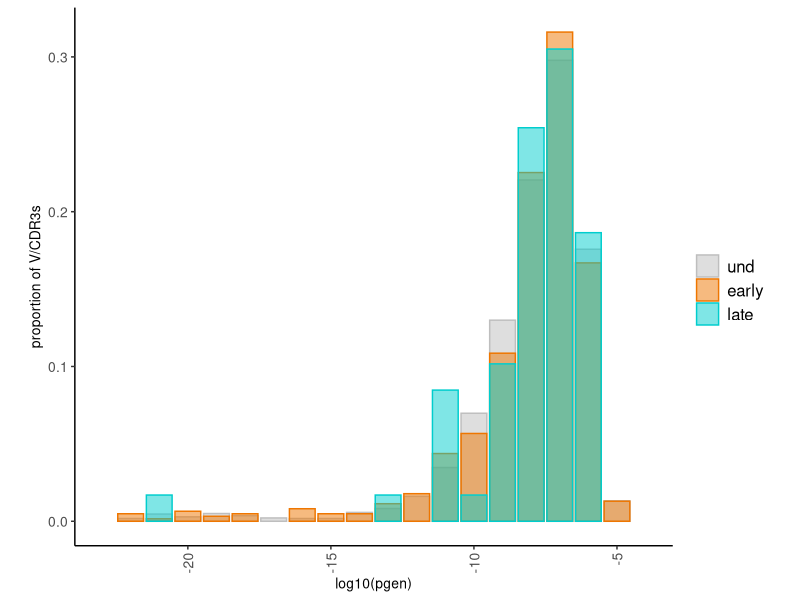
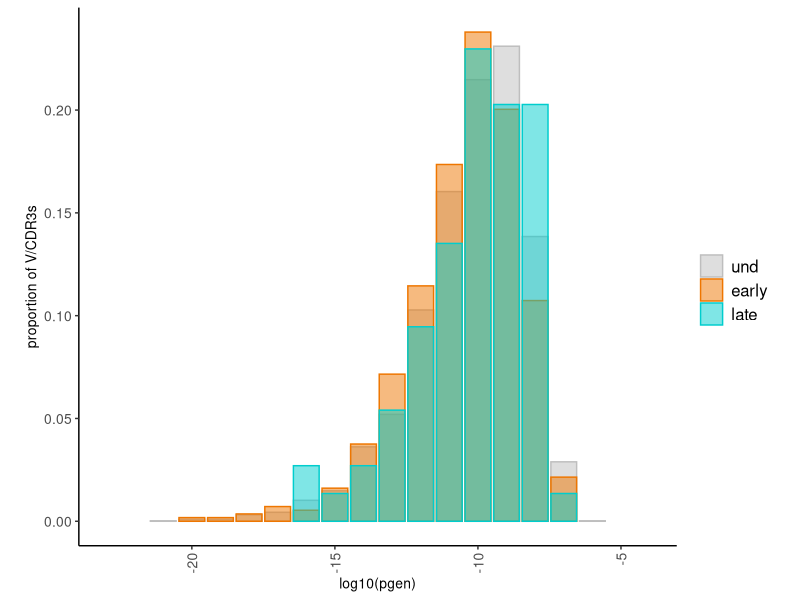
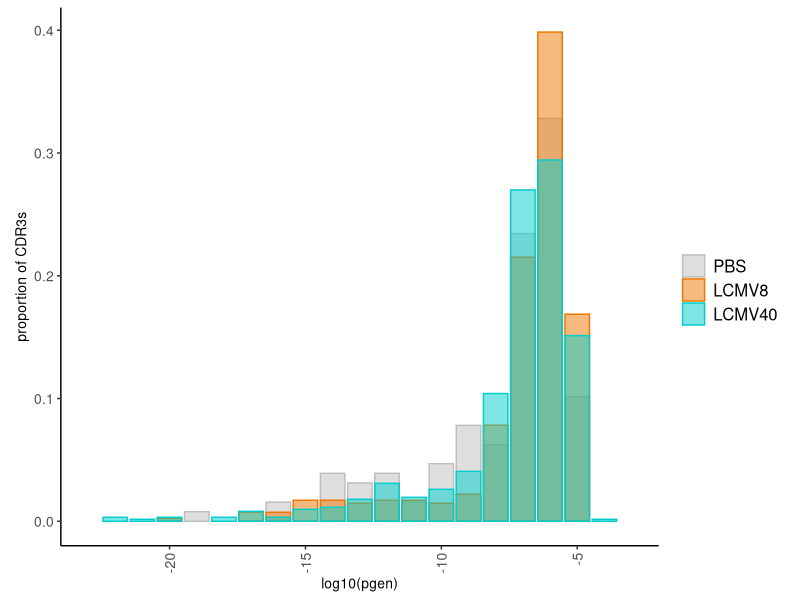
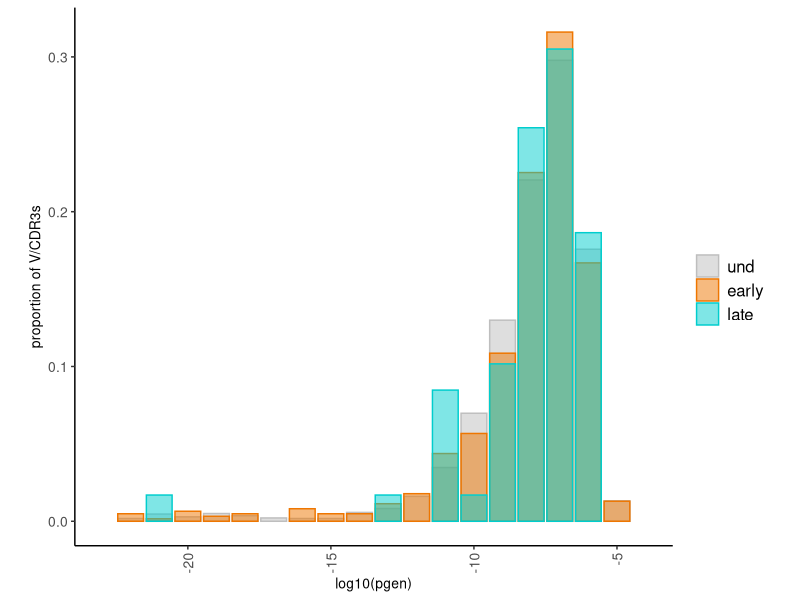
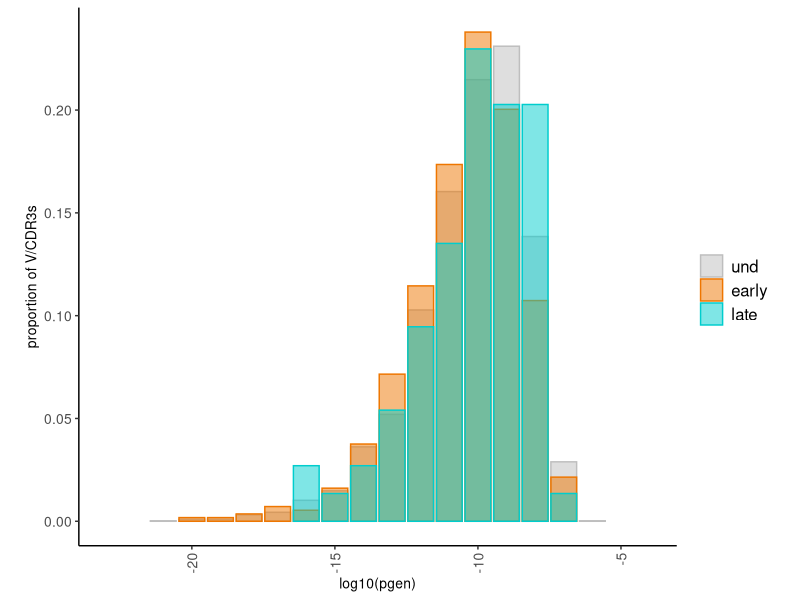
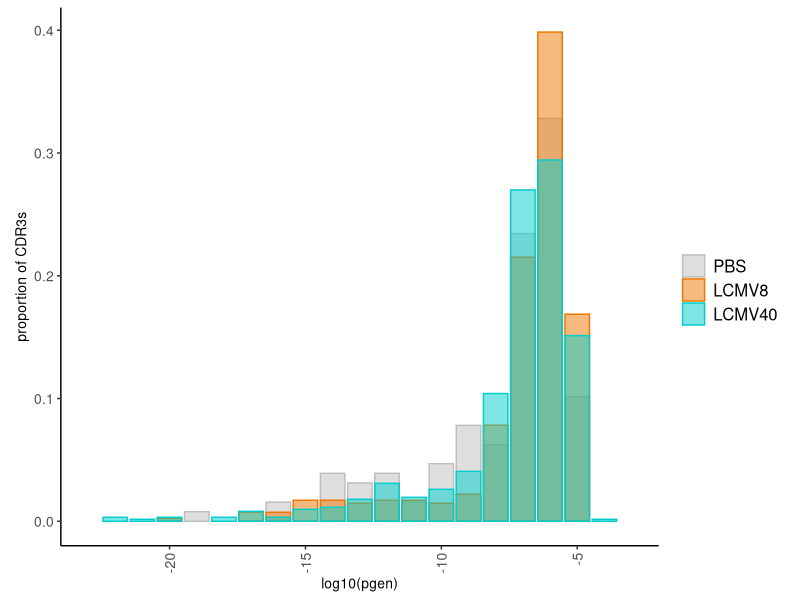

Write the R code that produced these figures, in order.
# HCW alpha pgen

library(ggplot2)
library(plyr)

dfa<-read.csv("data/output_data/exp_A_wide5_pgen.csv")
dfa<-dfa[(dfa$pgen>0) & (dfa$control == "False"),]
dfa<-dfa[!duplicated(dfa[,c("v_call", "junction_aa")]),] # to make it comparable to emerson
dfa$pgen<-as.numeric(as.character(dfa$pgen))
dfa$pgen_log10<-round(log10(dfa$pgen))
dfa$pgen_log10<-as.numeric(as.character(dfa$pgen_log10))
dfa$max_timepoint_class<-factor(dfa$max_timepoint_class, 
                                levels=c("und", "early", "late"))

dfa.new<-ddply(dfa,.(max_timepoint_class),summarise,
               prop=prop.table(table(pgen_log10)),
               pgen_log10=names(table(pgen_log10)))
dfa.new$pgen_log10<-as.numeric(as.character(dfa.new$pgen_log10))
dfa.new$max_timepoint_class<-factor(dfa.new$max_timepoint_class, 
                                levels=c("und", "early", "late"))

p<-ggplot(dfa.new,aes(x = pgen_log10, fill=max_timepoint_class, color=max_timepoint_class))+
  geom_bar(aes(y=prop), stat="identity", position="identity", alpha = 0.5) +
  scale_fill_manual(values = c(early = "darkorange2", late = "cyan3", und='grey')) +
  scale_color_manual(values = c(early = "darkorange2", late = "cyan3", und='grey')) +
  xlim(-23,-4) +
  labs(x = "log10(pgen)", y = "proportion of V/CDR3s", fill = "", color = "") +
  theme_classic() + # keep the theme consistent for all our plots
  theme(axis.text=element_text(size=10),
        axis.title=element_text(size=10),
        title=element_text(size=14),
        axis.text.x = element_text(angle = 90, vjust = 0.5, hjust=1),
        legend.text=element_text(size=12)) + theme(aspect.ratio = 0.9)

svg("output_figures/pgen_HCWa.svg")
print(p)
dev.off()

dfb<-read.csv("data/output_data/exp_B_wide5_pgen.csv")
dfb<-dfb[(dfb$pgen) & (dfb$control == "False")>0,]
dfb<-dfb[!duplicated(dfb[,c("v_call", "junction_aa")]),] # to make it comparable to emerson
dfb$pgen<-as.numeric(as.character(dfb$pgen))
dfb$pgen_log10<-round(log10(dfb$pgen))
dfb$pgen_log10<-as.numeric(as.character(dfb$pgen_log10))
dfb$max_timepoint_class<-factor(dfb$max_timepoint_class, 
                                levels=c("und", "early", "late"))

dfb.new<-ddply(dfb,.(max_timepoint_class),summarise,
               prop=prop.table(table(pgen_log10)),
               pgen_log10=names(table(pgen_log10)))
dfb.new$pgen_log10<-as.numeric(as.character(dfb.new$pgen_log10))
dfb.new$max_timepoint_class<-factor(dfb.new$max_timepoint_class, 
                                    levels=c("und", "early", "late"))

p1<-ggplot(dfb.new,aes(x = pgen_log10, fill=max_timepoint_class, color=max_timepoint_class))+
  geom_bar(aes(y=prop), stat="identity", position="identity", alpha = 0.5) +
  scale_fill_manual(values = c(early = "darkorange2", late = "cyan3", und='grey')) +
  scale_color_manual(values = c(early = "darkorange2", late = "cyan3", und='grey')) +
  labs(x = "log10(pgen)", y = "proportion of V/CDR3s", fill = "", color = "") +
  xlim(-23,-4) +
  theme_classic() + # keep the theme consistent for all our plots
  theme(axis.text=element_text(size=10),
        axis.title=element_text(size=10),
        title=element_text(size=14),
        axis.text.x = element_text(angle = 90, vjust = 0.5, hjust=1),
        legend.text=element_text(size=12)) + theme(aspect.ratio = 0.9)
svg("output_figures/pgen_HCWb.svg")
print(p1)
dev.off()

lcmv<-read.csv("data/output_data/LCMV_pgen.csv")
lcmv<-lcmv[lcmv$pgen>0,]
lcmv<-lcmv[!duplicated(lcmv$junction_aa), ]# to make it comparable to precursor analysis
lcmv$pgen<-as.numeric(as.character(lcmv$pgen))
lcmv$pgen_log10<-round(log10(lcmv$pgen))
lcmv$pgen_log10<-as.numeric(as.character(lcmv$pgen_log10))
lcmv$condition<-factor(lcmv$condition, 
                                levels=c("PBS", "LCMV8", "LCMV40"))

lcmv.new<-ddply(lcmv,.(condition),summarise,
               prop=prop.table(table(pgen_log10)),
               pgen_log10=names(table(pgen_log10)))
lcmv.new$pgen_log10<-as.numeric(as.character(lcmv.new$pgen_log10))
lcmv.new$condition<-factor(lcmv.new$condition, 
                                     levels=c("PBS", "LCMV8", "LCMV40"))

p2<-ggplot(lcmv.new,aes(x = pgen_log10, fill=condition, color=condition))+
  geom_bar(aes(y=prop), stat="identity", position="identity", alpha = 0.5) +
  scale_fill_manual(values = c(LCMV8 = "darkorange2", LCMV40 = "cyan3", PBS='grey'))+
  scale_color_manual(values = c(LCMV8 = "darkorange2", LCMV40 = "cyan3", PBS='grey')) +
  xlim(-23,-3) +
  labs(x = "log10(pgen)", y = "proportion of CDR3s", fill = "", color = "") +
  theme_classic() + # keep the theme consistent for all our plots
  theme(axis.text=element_text(size=10),
        axis.title=element_text(size=10),
        title=element_text(size=14),
        axis.text.x = element_text(angle = 90, vjust = 0.5, hjust=1),
        legend.text=element_text(size=12)) + theme(aspect.ratio = 0.9)
svg("output_figures/pgen_LCMV.svg")
print(p2)
dev.off()

print(p)
print(p1)
print(p2)

